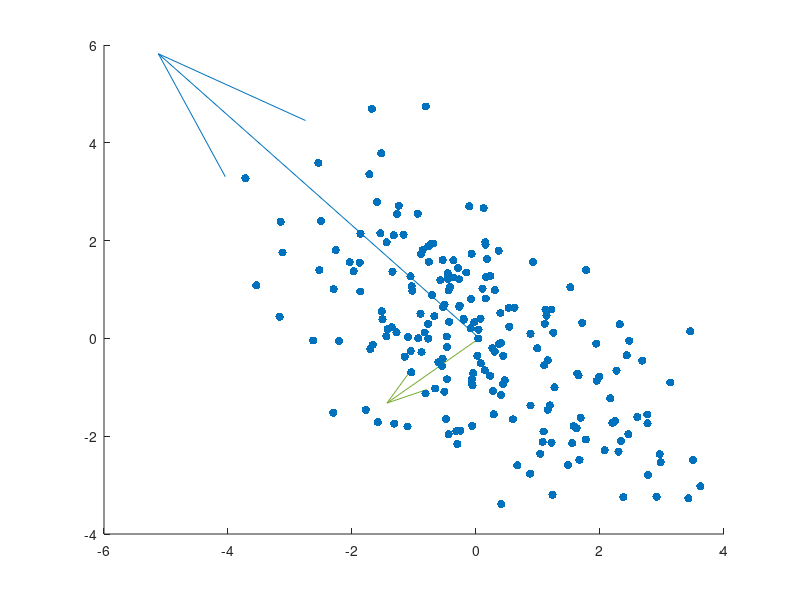

Here is the MATLAB script that generated this plot: (Note: this script raises an error after producing the figure.)
clc; clear variables; close all; format long g

% Number of points
num_points = 200;

% Generate data
x = randn(1, num_points);
y = randn(1, num_points);

% Rotation of points1
theta = pi / 4;

% Definition of rotation matrix
rotation_matrix = [cos(theta), -sin(theta); sin(theta), cos(theta)];

% Combining data into points1
points1 = rotation_matrix * [x; y * 2];

% Create random angle for circle
circle_angle = 2 * pi * x;

% Create random radius for circle
r = y;

% Creating hole in data with radius 0.8
while any(r < 0.8)
    r(r < 0.8) = sqrt(rand(1, sum(r < 0.8)));
end

% Combining data into points2
points2 = [r .* cos(circle_angle); r .* sin(circle_angle)];

% Covariance matrix
covMatrix1 = cov(points1');
covMatrix2 = cov(points2');
disp('Covariance Matrix points1:');
disp(covMatrix1);
disp('Covariance Matrix points2:');
disp(covMatrix2);

% Correlation matrix
corrMatrix1 = corr(points1');
corrMatrix2 = corr(points2');
disp('Correlation Matrix points1:');
disp(corrMatrix1);
disp('Correlation Matrix points2:');
disp(corrMatrix2);

% Compute eigenvalues and eigenvectors for points1
[eigenvectors1, eigenvalues1] = eig(covMatrix1);
disp('Eigenvalues points1:');
disp(diag(eigenvalues1));
disp('Eigenvectors points1:');
disp(eigenvectors1);

% Compute eigenvalues and eigenvectors for points2
[eigenvectors2, eigenvalues2] = eig(covMatrix2);
disp('Eigenvalues points2:');
disp(diag(eigenvalues2));
disp('Eigenvectors points2:');
disp(eigenvectors2);

% Sort eigenvalues and corresponding eigenvectors for points1
[eigenvalues_sorted1, indices1] = sort(diag(eigenvalues1), 'descend');
eigvecsort1 = eigenvectors1(:, indices1);
disp('Sorted Eigenvalues points1:');
disp(eigenvalues_sorted1);
disp('Sorted Eigenvectors points1:');
disp(eigvecsort1);

% Sort eigenvalues and corresponding eigenvectors for points2
[eigenvalues_sorted2, indices2] = sort(diag(eigenvalues2), 'descend');
eigvecsort2 = eigenvectors2(:, indices2);
disp('Sorted Eigenvalues points2:');
disp(eigenvalues_sorted2);
disp('Sorted Eigenvectors points2:');
disp(eigvecsort2);

% Check if the first principal component contains at least 70% of the information for points1
info_pc1_points1 = eigenvalues_sorted1(1) / sum(eigenvalues_sorted1);
disp(['Information in the first principal component for points1: ', num2str(info_pc1_points1 * 100), '%']);

% Check if the transformation effect is minimal for points2 (difference not more than 10%)
info_pc1_points2 = eigenvalues_sorted2(1) / sum(eigenvalues_sorted2);
info_pc2_points2 = eigenvalues_sorted2(2) / sum(eigenvalues_sorted2);
diff_info_points2 = abs(info_pc1_points2 - info_pc2_points2);
disp(['Difference in information between principal components for points2: ', num2str(diff_info_points2 * 100), '%']);

% % Plot points1
figure(1)
scatter(points1(1, :), points1(2, :), 'filled');
hold on;

% Plot the principal axes for points1
for i = 1:length(eigvecsort2)
    quiver(mean(points1(1,:), 2), mean(points1(2,:), 2), eigvecsort1(1, i) * eigenvalues_sorted1(i), eigvecsort1(2, i) * eigenvalues_sorted1(i),linewidth=2);
end

sgtitle('Points1');
xlabel('x');
ylabel('y');
grid on;
axis equal;
hold off;

% Plot points2
figure(2)
scatter(points2(1, :), points2(2, :), 'filled');
hold on;

% Plot the principal axes for ponts2
for i = 1:length(eigvecsort2)
    quiver(mean(points2(1,:), 2), mean(points2(2,:), 2), eigvecsort2(1, i) * eigenvalues_sorted2(i), eigvecsort2(2, i) * eigenvalues_sorted2(i),linewidth=2);
end

sgtitle('Points2');
xlabel('x');
ylabel('y');
grid on;
axis equal;
hold off;